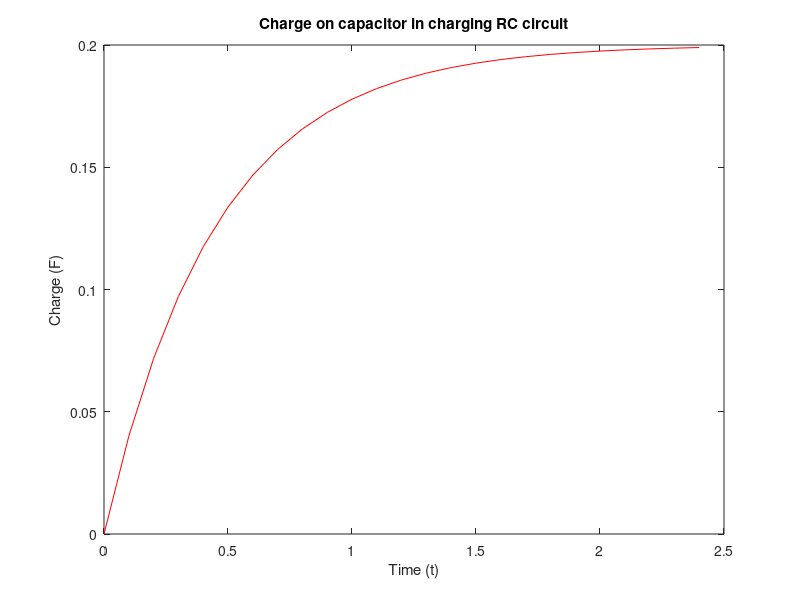
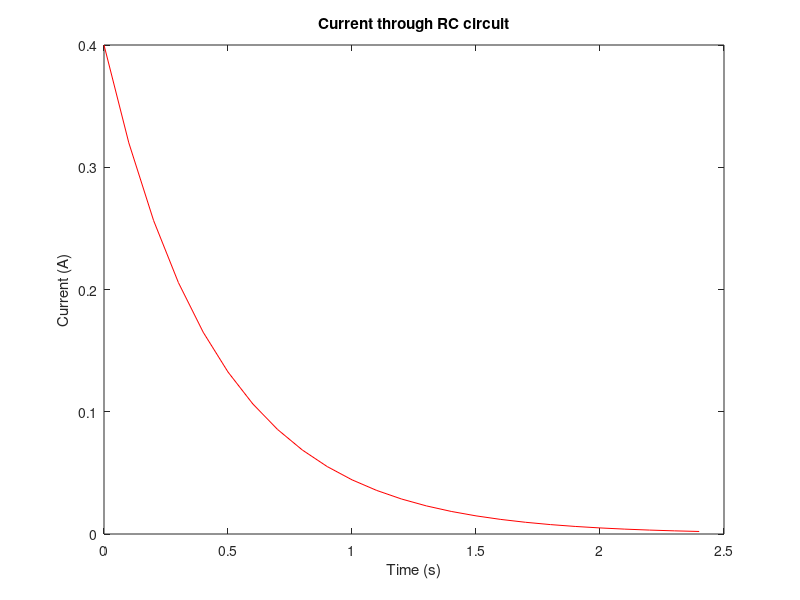
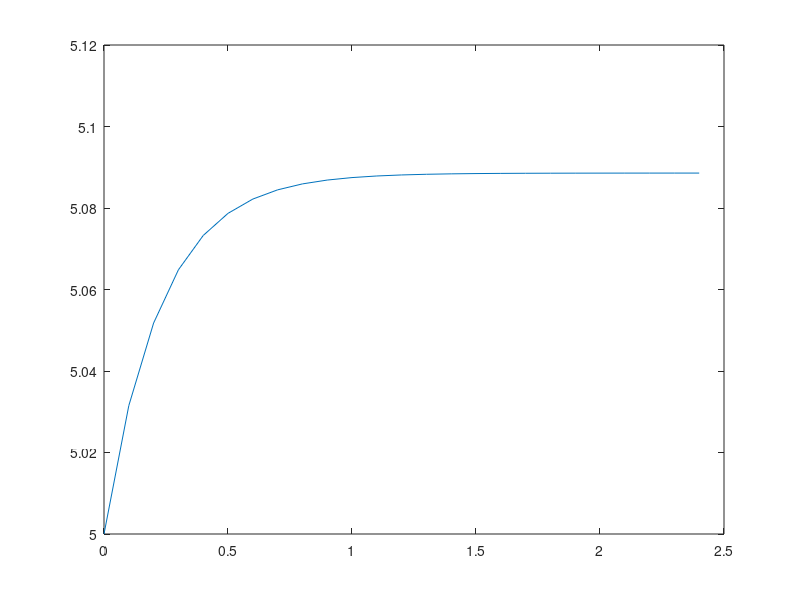

Source code (MATLAB) for these figures, in order:
clear all;
close all;
clc;

%Charging a capacitor
Qo = 0;
Ro = 5;
C = 0.1;
V = 2;

tstart = 0;
tend = 2.5;
dt = 0.1;
n = (tend - tstart)/dt;

Q = zeros(n,1);
R = zeros(n,1);
I = zeros(n,1);
time = zeros(n,1);

Q(1) = Qo;
I(1) = V/Ro;
R(1) = Ro;
%Euler method:
for step=1:n-1
    R(step+1) = R(step) + 2*Ro*.1*I(step)*(I(step)/(Ro*(1+.1*I(step).^2)*C))*dt;
    Q(step+1) = Q(step) - ((Q(step)-(V*C))/(R(step)*C))*dt;
    I(step+1) = I(step) - (I(step)/(R(step)*C))*dt;
    time(step+1) = time(step)+ dt;
end

figure;
plot(time, Q, 'r');
title('Charge on capacitor in charging RC circuit');
xlabel('Time (t)');
ylabel('Charge (F)');


figure;
plot(time, I, 'r');
title('Current through RC circuit');
xlabel('Time (s)');
ylabel('Current (A)');

figure;
plot(time, R);